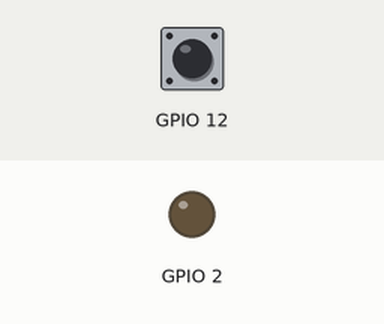
This sketch was run on a simulated ESP32. Parts: output pins drawn as LEDs (lit = HIGH). Inputs (shaded band) come from the test bench; at power-on: GPIO 12 HIGH.

Above: at 1.2 s.
1.3 s: GPIO 12 pulled LOW for 0.15 s
At 1.37 s:
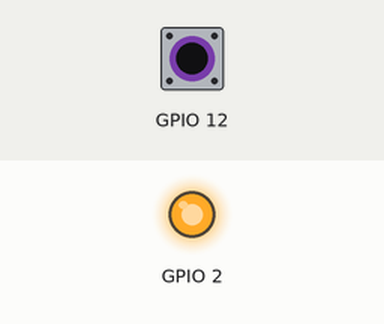
2.9 s: GPIO 12 pulled LOW for 3.2 s
At 6.8 s:
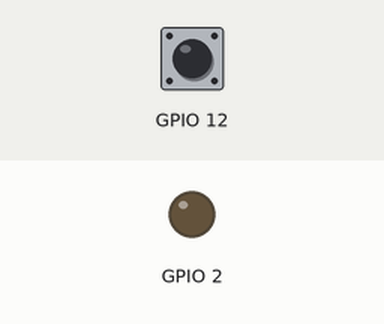
Timing chart, 0 to 8.3 s (numbered marks = the images above; inputs shaded):
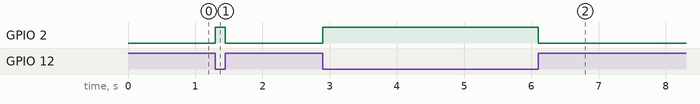

Measured:
- after the input at 1.3 s, GPIO 2: LOW → HIGH at once, → LOW 0.15 s later
- after the input at 2.9 s, GPIO 2: LOW → HIGH at once, → LOW 3.2 s later

The sketch:

esp32-devkit-arduino-button.ino
```cpp
// Author: Erwin Ouyang, aiotedge.tech
// Date  : 8 Mar 2020

void setup()
{
  // Set GPIO pin as output for on-board LED
  pinMode(2, OUTPUT);
  // Set GPIO pin as input with pull-up resistor for button
  pinMode(12, INPUT_PULLUP);
}

void loop()
{
  // *** Read button state ***
  if (digitalRead(12) == LOW)
  {
    // If button is pressed, then turn on the LED
    digitalWrite(2, HIGH);
  }
  else
  {
    // If button is not pressed, then turn off the LED
    digitalWrite(2, LOW);
  }
}
```
